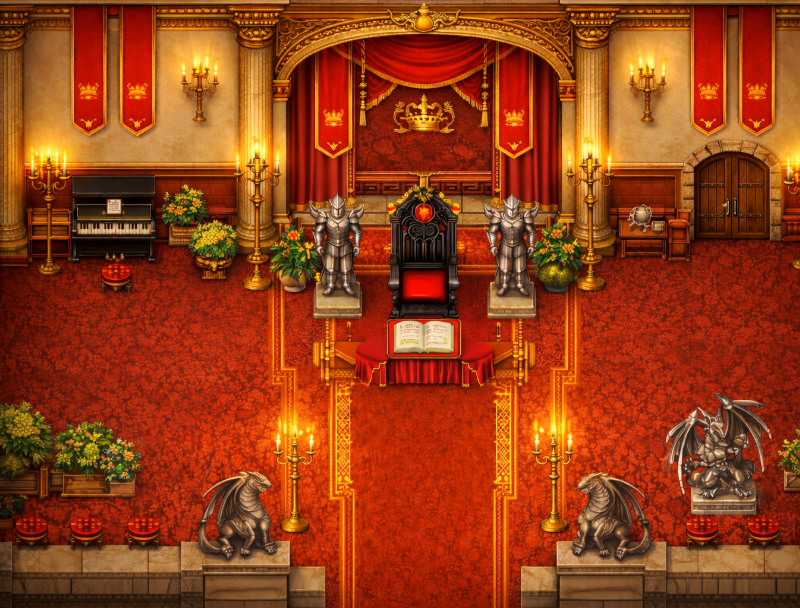

A level layout from a 2D game, rendered from its tile map. Below: a short description, then the map file with its tile-grid data intact:
An orthogonal 25x19 tile map with 32x32 px tiles, 1 tile layer (mapa), 2 tilesets and 20 objects.

<map version="1.10" tiledversion="1.11.2" orientation="orthogonal" renderorder="right-down" width="25" height="19" tilewidth="32" tileheight="32" infinite="0" nextlayerid="7" nextobjectid="48">
 <editorsettings>
  <export target="world/in_house.json" format="json" />
 </editorsettings>
 <tileset firstgid="1" source="in_house.tsx" />
 <tileset firstgid="476" source="in_house2.tsx" />
 <layer id="1" name="mapa" width="25" height="19">
  <data encoding="csv">
477,478,479,480,481,482,483,484,485,486,487,488,489,490,491,492,493,494,495,496,497,498,499,500,501,
505,506,507,508,509,510,511,512,513,514,515,516,517,518,519,520,521,522,523,524,525,526,527,528,529,
533,534,535,536,537,538,539,540,541,542,543,544,545,546,547,548,549,550,551,552,553,554,555,556,557,
561,562,563,564,565,566,567,568,569,570,571,572,573,574,575,576,577,578,579,580,581,582,583,584,585,
589,590,591,592,593,594,595,596,597,598,599,600,601,602,603,604,605,606,607,608,609,610,611,612,613,
617,618,619,620,621,622,623,624,625,626,627,628,629,630,631,632,633,634,635,636,637,638,639,640,641,
645,646,647,648,649,650,651,652,653,654,655,656,657,658,659,660,661,662,663,664,665,666,667,668,669,
673,674,675,676,677,678,679,680,681,682,683,684,685,686,687,688,689,690,691,692,693,694,695,696,697,
701,702,703,704,705,706,707,708,709,710,711,712,713,714,715,716,717,718,719,720,721,722,723,724,725,
729,730,731,732,733,734,735,736,737,738,739,740,741,742,743,744,745,746,747,748,749,750,751,752,753,
757,758,759,760,761,762,763,764,765,766,767,768,769,770,771,772,773,774,775,776,777,778,779,780,781,
785,786,787,788,789,790,791,792,793,794,795,796,797,798,799,800,801,802,803,804,805,806,807,808,809,
813,814,815,816,817,818,819,820,821,822,823,824,825,826,827,828,829,830,831,832,833,834,835,836,837,
841,842,843,844,845,846,847,848,849,850,851,852,853,854,855,856,857,858,859,860,861,862,863,864,865,
869,870,871,872,873,874,875,876,877,878,879,880,881,882,883,884,885,886,887,888,889,890,891,892,893,
897,898,899,900,901,902,903,904,905,906,907,908,909,910,911,912,913,914,915,916,917,918,919,920,921,
925,926,927,928,929,930,931,932,933,934,935,936,937,938,939,940,941,942,943,944,945,946,947,948,949,
953,954,955,956,957,958,959,960,961,962,963,964,965,966,967,968,969,970,971,972,973,974,975,976,977,
981,982,983,984,985,986,987,988,989,990,991,992,993,994,995,996,997,998,999,1000,1001,1002,1003,1004,1005
</data>
 </layer>
 <objectgroup color="#00aa00" id="2" name="puertas" tintcolor="#005500">
  <object id="1" x="332.634" y="563.12" width="187.664" height="41.8726">
   <properties>
    <property name="map" value="maps/world/town_01.json" />
   </properties>
  </object>
 </objectgroup>
 <objectgroup color="#ffff00" id="5" name="interactuable">
  <object id="29" x="401.703" y="317.95" width="42.8031" height="40.0116">
   <properties>
    <property name="dialogo" value="Este objeto servira para tomar decisiones en el reino" />
   </properties>
  </object>
 </objectgroup>
 <objectgroup color="#ffff00" id="4" name="markers_static" tintcolor="#ffff00">
  <properties>
   <property name="facing" value="down" />
   <property name="id" value="advisor_spot" />
   <property name="requires_flag" value="advisor_chosen" />
   <property name="role" value="advisor" />
   <property name="slot" type="int" value="1" />
  </properties>
  <object id="19" x="310.263" y="408.205">
   <properties>
    <property name="facing" value="down" />
    <property name="id" value="advisor_spot" />
    <property name="requires_flag" value="advisor_chosen" />
    <property name="role" value="advisor" />
    <property name="slot" type="int" value="1" />
   </properties>
   <point />
  </object>
  <object id="25" x="312.054" y="490.143">
   <properties>
    <property name="facing" value="down" />
    <property name="id" value="advisor_spot" />
    <property name="requires_flag" value="advisor_chosen" />
    <property name="role" value="advisor" />
    <property name="slot" type="int" value="2" />
   </properties>
   <point />
  </object>
  <object id="26" x="538.568" y="412.977">
   <properties>
    <property name="facing" value="down" />
    <property name="id" value="advisor_spot" />
    <property name="requires_flag" value="advisor_chosen" />
    <property name="role" value="advisor" />
    <property name="slot" type="int" value="3" />
   </properties>
   <point />
  </object>
 </objectgroup>
 <objectgroup color="#aa0000" id="6" name="colission">
  <object id="30" x="-5" y="5" width="12" height="605" />
  <object id="32" x="2" y="564" width="316" height="48" />
  <object id="33" x="556" y="546" width="249" height="60" />
  <object id="34" x="790" y="3" width="17" height="549" />
  <object id="35" x="-1" y="1" width="801" height="136" />
  <object id="36" x="11" y="139" width="260" height="109" />
  <object id="37" x="7" y="406" width="132" height="88" />
  <object id="38" x="390" y="357" width="74" height="31" />
  <object id="40" x="325" y="207" width="23" height="87" />
  <object id="41" x="496" y="198" width="30" height="94" />
  <object id="42" x="548" y="146" width="51" height="136" />
  <object id="43" x="612" y="141" width="75" height="109" />
  <object id="44" x="280" y="151" width="74" height="85" />
  <object id="45" x="283" y="227" width="37" height="50" />
  <object id="46" x="687" y="398" width="72" height="98" />
 </objectgroup>
</map>
